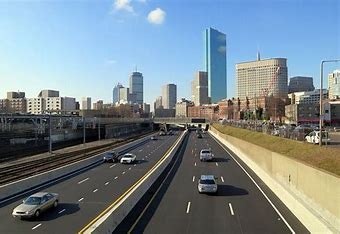
#> input picture computer_vision/assignment1/road_images/OIP.jpg, 340 x 234 px; its folder holds only this picture in this run
$ jupyter execute notebook.ipynb
#> lines starting #> are read from the running program, lines starting #| are printed output that depends on the picture; after the words box and inside, x2 and y2 are one past the last pixel; in counts of white or black regions, pixels touching at a corner belong together
[cell 1]
import cv2
import numpy as np
import matplotlib.pyplot as plt
import glob
import os
import matplotlib.gridspec as gridspec

# -------------------------------
# Static ROI Lane Detection Functions
# -------------------------------

def static_lane_detection_steps(image, median_ksize=7, canny_thresh1=50, canny_thresh2=150,
                                hough_thresh=50, min_line_length=50, max_line_gap=150):
    steps = {}
    steps['original'] = image

    # 1. Smooth the image using a median filter.
    smooth = cv2.medianBlur(image, median_ksize)
    steps['smoothed'] = smooth

    # 2. Convert to grayscale.
    gray = cv2.cvtColor(smooth, cv2.COLOR_BGR2GRAY)
    steps['grayscale'] = gray

    # 3. Detect edges using the Canny edge detector.
    edges = cv2.Canny(gray, canny_thresh1, canny_thresh2)
    steps['edges'] = edges

    # 4. Define a static (fixed) trapezoidal ROI.
    height, width = edges.shape
    roi_vertices = np.array([[
        (int(0.1 * width), height),                # Bottom left.
        (int(0.45 * width), int(0.1 * height)),      # Top left.
        (int(0.55 * width), int(0.1 * height)),      # Top right.
        (int(0.9 * width), height)                   # Bottom right.
    ]], dtype=np.int32)
    steps['static_roi_vertices'] = roi_vertices

    # 5. Apply the ROI mask.
    roi_mask = np.zeros_like(edges)
    cv2.fillPoly(roi_mask, [roi_vertices], 255)
    roi_edges = cv2.bitwise_and(edges, roi_mask)
    steps['roi_edges_static'] = roi_edges

    # 6. Detect lane lines using Hough Transform.
    lines = cv2.HoughLinesP(roi_edges, rho=1, theta=np.pi/180, threshold=hough_thresh,
                            minLineLength=min_line_length, maxLineGap=max_line_gap)
    lane_img = image.copy()
    if lines is not None:
        for line in lines:
            x1, y1, x2, y2 = line[0]
            cv2.line(lane_img, (x1, y1), (x2, y2), (0, 255, 0), 3)
    steps['lane_detection_static'] = lane_img

    return steps

# -------------------------------
# Dynamic ROI Lane Detection Functions and manual hough-space accumulation
# -------------------------------

def detect_vanishing_point(edges, hough_thresh=50, min_line_length=50, max_line_gap=150):
    lines = cv2.HoughLinesP(edges, rho=1, theta=np.pi/180, threshold=hough_thresh,
                            minLineLength=min_line_length, maxLineGap=max_line_gap)
    if lines is None:
        return None

    slopes = []
    intercepts = []
    for line in lines:
        x1, y1, x2, y2 = line[0]
        if x2 - x1 == 0:  # Avoid division by zero.
            continue
        m = (y2 - y1) / (x2 - x1)
        b = y1 - m * x1
        slopes.append(m)
        intercepts.append(b)

    vp_x = []
    vp_y = []
    for i in range(len(slopes)):
        for j in range(i+1, len(slopes)):
            if slopes[i] == slopes[j]:
                continue
            x_intersect = (intercepts[j] - intercepts[i]) / (slopes[i] - slopes[j])
            y_intersect = slopes[i] * x_intersect + intercepts[i]
            vp_x.append(x_intersect)
            vp_y.append(y_intersect)

    if len(vp_x) == 0:
        return None

    vanishing_point = (int(np.mean(vp_x)), int(np.mean(vp_y)))
    return vanishing_point

def manual_hough_transform(edge_image):
    height, width = edge_image.shape
    diag_len = int(np.ceil(np.sqrt(height**2 + width**2)))
    rhos = np.arange(-diag_len, diag_len + 1, 1) #ranges for rho
    thetas = np.deg2rad(np.arange(0, 180)) #ranges for theta
    accumulator = np.zeros((len(rhos), len(thetas)), dtype=np.uint64)
    edge_points = np.argwhere(edge_image != 0) # return all possible x,y combinations

    # Vectorized voting
    for theta_idx, theta in enumerate(thetas):
        rho_vals = edge_points[:, 1] * np.cos(theta) + edge_points[:, 0] * np.sin(theta)
        rho_idxs = (rho_vals + diag_len).astype(int)
        np.add.at(accumulator, (rho_idxs, theta_idx), 1)

    plt.imshow(accumulator, cmap='hot', aspect='auto')
    plt.xlabel("Theta (radians)")
    plt.ylabel("Rho (pixels)")
    plt.title("Hough Transform Accumulator")
    plt.show()
    return accumulator, rhos, thetas

def non_maximum_suppression(accumulator, threshold=10, neighborhood_size=5):
    peaks = []
    acc_copy = accumulator.copy()

    for r_idx in range(acc_copy.shape[0]):
        for t_idx in range(acc_copy.shape[1]):
            if acc_copy[r_idx, t_idx] < threshold:
                continue

            min_r = max(r_idx - neighborhood_size, 0)
            max_r = min(r_idx + neighborhood_size + 1, acc_copy.shape[0])
            min_t = max(t_idx - neighborhood_size, 0)
            max_t = min(t_idx + neighborhood_size + 1, acc_copy.shape[1])

            if acc_copy[r_idx, t_idx] == np.max(acc_copy[min_r:max_r, min_t:max_t]):
                peaks.append((r_idx, t_idx))
                acc_copy[min_r:max_r, min_t:max_t] = 0

    return peaks

def get_hough_lines(peaks, rhos, thetas, image_shape, line_length_factor=1.0):
    height, width = image_shape[:2]
    diag_len = int(np.ceil(np.sqrt(height**2 + width**2))) * line_length_factor
    lines = []

    if not peaks:
        print("Warning: No peaks detected. Try lowering the threshold in non_maximum_suppression.")

    for (rho_idx, theta_idx) in peaks:
        rho = rhos[rho_idx]
        theta = thetas[theta_idx]

        a = np.cos(theta)
        b = np.sin(theta)
        x0 = a * rho
        y0 = b * rho

        pt1 = (int(x0 + diag_len * (-b)), int(y0 + diag_len * (a)))
        pt2 = (int(x0 - diag_len * (-b)), int(y0 - diag_len * (a)))

        lines.append((pt1[0], pt1[1], pt2[0], pt2[1]))

    return lines

def dynamic_lane_detection_steps(image, median_ksize=7, canny_thresh1=50, canny_thresh2=150,
                                  hough_thresh=50, min_line_length=50, max_line_gap=150):
    steps = {}
    steps['original'] = image

    # 1. Smooth the image.
    smooth = cv2.medianBlur(image, median_ksize)
    steps['smoothed'] = smooth

    # 2. Convert to grayscale.
    gray = cv2.cvtColor(smooth, cv2.COLOR_BGR2GRAY)
    steps['grayscale'] = gray

    # 3. Detect edges using Canny.
    edges = cv2.Canny(gray, canny_thresh1, canny_thresh2)
    steps['edges'] = edges

    # 4. Detect vanishing point.
    vp = detect_vanishing_point(edges, hough_thresh, min_line_length, max_line_gap)
    steps['vanishing_point'] = vp

    height, width = edges.shape
    if vp is None:
        x_min = int(0.1 * width)
        y_min = int(0.1 * height)
        x_max = int(0.9 * width)
        y_max = height
    else:
        vp_x, vp_y = vp
        x_min = int(0.1 * width)
        y_min = vp_y
        x_max = int(0.9 * width)
        y_max = height

    roi_vertices = np.array([[x_min, y_min], [x_max, y_min], [x_max, y_max], [x_min, y_max]], dtype=np.int32)
    steps['dynamic_roi_vertices'] = roi_vertices

    # 6. Apply the ROI mask.
    roi_mask = np.zeros_like(edges)
    cv2.fillPoly(roi_mask, [roi_vertices], 255)
    roi_edges = cv2.bitwise_and(edges, roi_mask)
    steps['roi_edges_dynamic'] = roi_edges

    # 7. Detect lane lines using manual Hough Transform.
    accumulator, rhos, thetas = manual_hough_transform(roi_edges)
    peaks = non_maximum_suppression(accumulator, threshold=50, neighborhood_size=8)
    lines = get_hough_lines(peaks, rhos, thetas, image.shape, line_length_factor=1.0)

    roi_for_clip = (x_min, y_min, x_max - x_min, y_max - y_min)

    clipped_lines = []
    for line in lines:
        pt1 = (line[0], line[1])
        pt2 = (line[2], line[3])
        retval, clipped_pt1, clipped_pt2 = cv2.clipLine(roi_for_clip, pt1, pt2)
        if retval:
            clipped_lines.append((clipped_pt1[0], clipped_pt1[1], clipped_pt2[0], clipped_pt2[1]))

    lane_img = image.copy()
    if clipped_lines:
        for line in clipped_lines:
            x1, y1, x2, y2 = line
            cv2.line(lane_img, (x1, y1), (x2, y2), (0, 255, 0), 3)
    else:
        cv2.polylines(lane_img, [roi_vertices], True, (255, 0, 0), 2)

    if vp is not None:
        cv2.circle(lane_img, vp, 10, (0, 0, 255), -1)
    steps['lane_detection_dynamic'] = lane_img

    return steps

def display_lane_intermediate_comparison(static_steps, dynamic_steps, image_title="Intermediate Comparison"):
    common_steps = ["Original", "Smoothed", "Grayscale", "Edges"]
    common_keys = ["original", "smoothed", "grayscale", "edges"]

    comp_steps = ["ROI Mask", "Final Detection"]
    static_comp_keys = ["roi_edges_static", "lane_detection_static"]
    dynamic_comp_keys = ["roi_edges_dynamic", "lane_detection_dynamic"]

    fig = plt.figure(figsize=(12, 18))
    gs = gridspec.GridSpec(6, 2)

    for i, (step_name, key) in enumerate(zip(common_steps, common_keys)):
        ax = fig.add_subplot(gs[i, :])
        img = static_steps[key]
        if len(img.shape) == 2:
            ax.imshow(img, cmap='gray')
        else:
            ax.imshow(cv2.cvtColor(img, cv2.COLOR_BGR2RGB))
        ax.set_title(step_name)
        ax.axis("off")

    for j, step_name in enumerate(comp_steps):
        ax_static = fig.add_subplot(gs[4+j, 0])
        img_static = static_steps[static_comp_keys[j]]
        if len(img_static.shape) == 2:
            ax_static.imshow(img_static, cmap='gray')
        else:
            ax_static.imshow(cv2.cvtColor(img_static, cv2.COLOR_BGR2RGB))
        ax_static.set_title(f"Static ROI - {step_name}")
        ax_static.axis("off")

        ax_dynamic = fig.add_subplot(gs[4+j, 1])
        img_dynamic = dynamic_steps[dynamic_comp_keys[j]]
        if len(img_dynamic.shape) == 2:
            ax_dynamic.imshow(img_dynamic, cmap='gray')
        else:
            ax_dynamic.imshow(cv2.cvtColor(img_dynamic, cv2.COLOR_BGR2RGB))
        ax_dynamic.set_title(f"Dynamic ROI - {step_name}")
        ax_dynamic.axis("off")

    plt.suptitle(image_title, fontsize=18)
    plt.tight_layout(rect=[0, 0, 1, 0.95])
    plt.show()

def process_lane_images_folder(folder_path):
#> called with folder_path = 'road_images'
    image_paths = glob.glob(os.path.join(folder_path, '*.*'))

    for image_path in image_paths:
        image = cv2.imread(image_path)
#> image is the input picture: shape (234, 340, 3); mean B, G, R 140.9, 134.7, 121
        if image is None:
            print(f"Error reading image: {image_path}")
            continue

        static_steps = static_lane_detection_steps(image)
#> in static_lane_detection_steps, `gray = cv2.cvtColor(smooth, cv2.COLOR_BGR2GRAY)`:
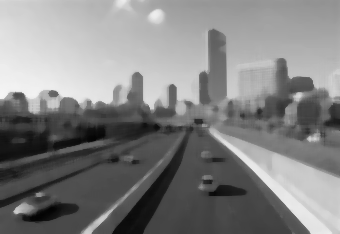
#> gray: shape (234, 340); min 3, max 245, mean 130.3
#> in static_lane_detection_steps, `edges = cv2.Canny(gray, canny_thresh1, canny_thresh2)`:
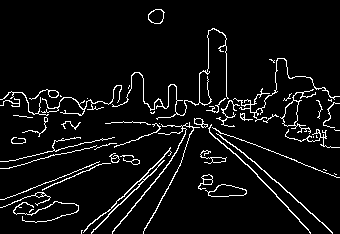
#> edges: shape (234, 340); 6% white in thin lines or dots
#> in static_lane_detection_steps, `lines = cv2.HoughLinesP(roi_edges, rho=1, theta=np.pi/180, threshold=h..`: lines = [[105, 213, 226, 96], [173, 84, 297, 217], [91, 232, 225, 98], [91, 233, 227, 97], [112, 232, 226, 91], [143, 233, 211, 106], [171, 84, 300, 222], [168, 87, 278, 183], [102, 215, 226, 95], [64, 180, 233, 108], [114, 122, 213, 128]]
#> the loop in static_lane_detection_steps, `for line in lines:` made 11 passes
#> after the loop in static_lane_detection_steps, `for line in lines:`:
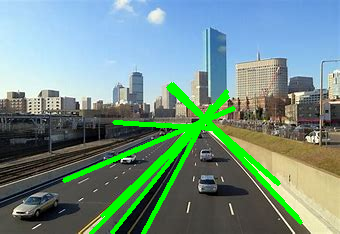
#> lane_img: shape (234, 340, 3); 6.7% of pixels changed, all inside (x1, y1, x2, y2) = (62, 82, 303, 234)
#> static_steps = 7 items
        dynamic_steps = dynamic_lane_detection_steps(image)
#> in detect_vanishing_point, `lines = cv2.HoughLinesP(edges, rho=1, theta=np.pi/180, threshold=hough..`: lines = 28 rows, first 6: [173, 84, 308, 229], [1, 207, 296, 76], [170, 85, 329, 229], [114, 87, 337, 177], [91, 232, 225, 98], [40, 158, 330, 96]
#> the loop in detect_vanishing_point, `for line in lines:` made 28 passes
#> (x1, y1, x2, y2, m, b) on passes 1 to 8: (173, 84, 308, 229, 1.07, -101.8), (1, 207, 296, 76, -0.444, 207.4), (170, 85, 329, 229, 0.906, -68.96), (114, 87, 337, 177, 0.404, 40.99), (91, 232, 225, 98, -1, 323), (40, 158, 330, 96, -0.214, 166.6), (102, 215, 226, 95, -0.968, 313.7), (3, 161, 324, 87, -0.231, 161.7)
#> after the loop in detect_vanishing_point, `for line in lines:`: intercepts = 26 values, max 500.6 at index 10, min -101.8 at index 0, mean 152.4; slopes = 26 values, max 1.07 at index 0, min -1.87 at index 10, mean -0.174
#> the loop in detect_vanishing_point, `for i in range(len(slopes)):` made 26 passes
#> after the loop in detect_vanishing_point, `for i in range(len(slopes)):`: vp_x = 323 values, max 8281.4 at index 307, min -1456.5 at index 37, mean 223.3; vp_y = 323 values, max 854.2 at index 37, min -472.3 at index 307, mean 123.7
#> in detect_vanishing_point, `vanishing_point = (int(np.mean(vp_x)), int(np.mean(vp_y)))`: vanishing_point = (223, 123)
#> in dynamic_lane_detection_steps, `vp_x, vp_y = vp`: vp_x = 223; vp_y = 123
#> in dynamic_lane_detection_steps, `roi_vertices = np.array([[x_min, y_min], [x_max, y_min], [x_max, y_max..`: roi_vertices = [[34, 123], [306, 123], [306, 234], [34, 234]]
#> in dynamic_lane_detection_steps, `cv2.fillPoly(roi_mask, [roi_vertices], 255)`:
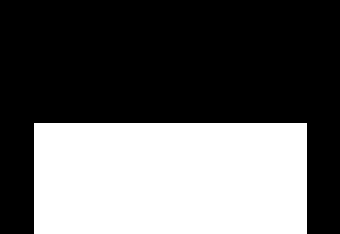
#> roi_mask: shape (234, 340); 38.1% white; 1 white region, box (x1, y1, x2, y2) and area: (34, 123, 307, 234) 30303
#> in dynamic_lane_detection_steps, `roi_edges = cv2.bitwise_and(edges, roi_mask)`:
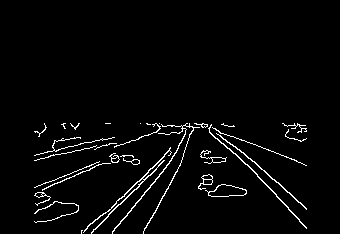
#> roi_edges: shape (234, 340); 3% white in thin lines or dots, all inside (x1, y1, x2, y2) = (34, 123, 307, 234)
#> in manual_hough_transform, `edge_points = np.argwhere(edge_image != 0)`: edge_points = 2355 pairs, first value 123 to 233, second value 34 to 306
#> after the loop in manual_hough_transform, `for theta_idx, theta in enumerate(thetas):`:
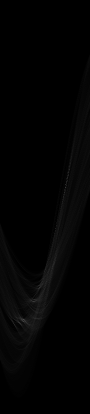
#> accumulator: shape (827, 180) uint64 (shown at 1/2 size); min 0, max 101, mean 2.8
#> in dynamic_lane_detection_steps, `accumulator, rhos, thetas = manual_hough_transform(roi_edges)`: rhos = 827 values from -413 to 413; thetas = 180 values from 0 to 3.12
#> after the loop in non_maximum_suppression, `for r_idx in range(acc_copy.shape[0]):`:
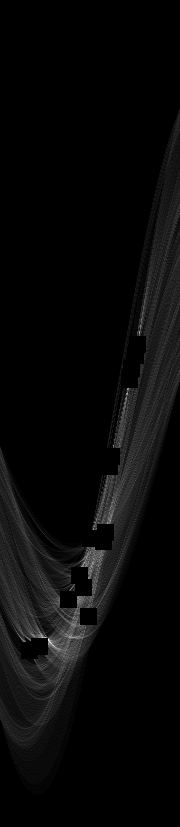
#> acc_copy: shape (827, 180) uint64; 2.27% of pixels changed, all inside (x1, y1, x2, y2) = (21, 336, 146, 659); drawn with min black and max white
#> in dynamic_lane_detection_steps, `peaks = non_maximum_suppression(accumulator, threshold=50, neighborhoo..`: peaks = [(344, 137), (355, 135), (368, 131), (379, 129), (456, 111), (466, 109), (532, 105), (538, 90), (541, 103), (575, 79), (587, 83), (599, 68), (616, 88), (646, 39), (650, 29)]
#> in get_hough_lines, `diag_len = int(np.ceil(np.sqrt(height**2 + width**2))) * line_length_f..`: diag_len = 413
#> the loop in get_hough_lines, `for (rho_idx, theta_idx) in peaks:` made 15 passes
#> (rho_idx, theta_idx, rho, theta, a, b, x0, y0) on passes 1 to 8: (344, 137, -69, 2.39, -0.731, 0.682, 50.46, -47.06), (355, 135, -58, 2.36, -0.707, 0.707, 41.01, -41.01), (368, 131, -45, 2.29, -0.656, 0.755, 29.52, -33.96), (379, 129, -34, 2.25, -0.629, 0.777, 21.4, -26.42), (456, 111, 43, 1.94, -0.358, 0.934, -15.41, 40.14), (466, 109, 53, 1.9, -0.326, 0.946, -17.26, 50.11), (532, 105, 119, 1.83, -0.259, 0.966, -30.8, 114.9), (538, 90, 125, 1.57, 6.12e-17, 1, 7.65e-15, 125)
#> after the loop in get_hough_lines, `for (rho_idx, theta_idx) in peaks:`: lines = 15 items, first 6: (-231, -349, 332, 254), (-251, -333, 333, 251), (-282, -304, 341, 236), (-299, -286, 342, 233), (-400, -107, 370, 188), (-407, -84, 373, 184)
#> in dynamic_lane_detection_steps, `roi_for_clip = (x_min, y_min, x_max - x_min, y_max - y_min)`: roi_for_clip = (34, 123, 272, 111)
#> the loop in dynamic_lane_detection_steps, `for line in lines:` made 15 passes
#> (pt1, pt2, clipped_pt1, clipped_pt2) on passes 1 to 8: ((-231, -349), (332, 254), (209, 123), (305, 225)), ((-251, -333), (333, 251), (205, 123), (305, 223)), ((-282, -304), (341, 236), (210, 123), (305, 205)), ((-299, -286), (342, 233), (206, 123), (305, 204)), ((-400, -107), (370, 188), (200, 123), (305, 164)), ((-407, -84), (373, 184), (195, 123), (305, 161)), ((-429, 8), (368, 221), (34, 131), (305, 205)), ((-413, 125), (413, 124), (34, 125), (305, 124))
#> after the loop in dynamic_lane_detection_steps, `for line in lines:`: clipped_lines = 15 items, first 6: (209, 123, 305, 225), (205, 123, 305, 223), (210, 123, 305, 205), (206, 123, 305, 204), (200, 123, 305, 164), (195, 123, 305, 161)
#> the loop in dynamic_lane_detection_steps, `for line in clipped_lines:` made 15 passes
#> after the loop in dynamic_lane_detection_steps, `for line in clipped_lines:`:
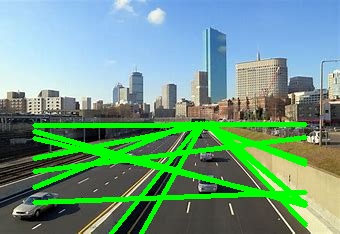
#> lane_img: shape (234, 340, 3); 12.38% of pixels changed, all inside (x1, y1, x2, y2) = (32, 121, 308, 234)
#> in dynamic_lane_detection_steps, `cv2.circle(lane_img, vp, 10, (0, 0, 255), -1)`:
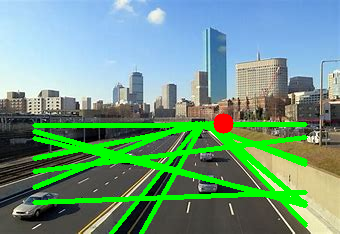
#> lane_img: shape (234, 340, 3); 0.4% of pixels changed, all inside (x1, y1, x2, y2) = (213, 113, 234, 134)
#> dynamic_steps = 8 items
        title = os.path.basename(image_path)

        display_lane_intermediate_comparison(static_steps, dynamic_steps, image_title=title)
#> in display_lane_intermediate_comparison, `plt.show()`:
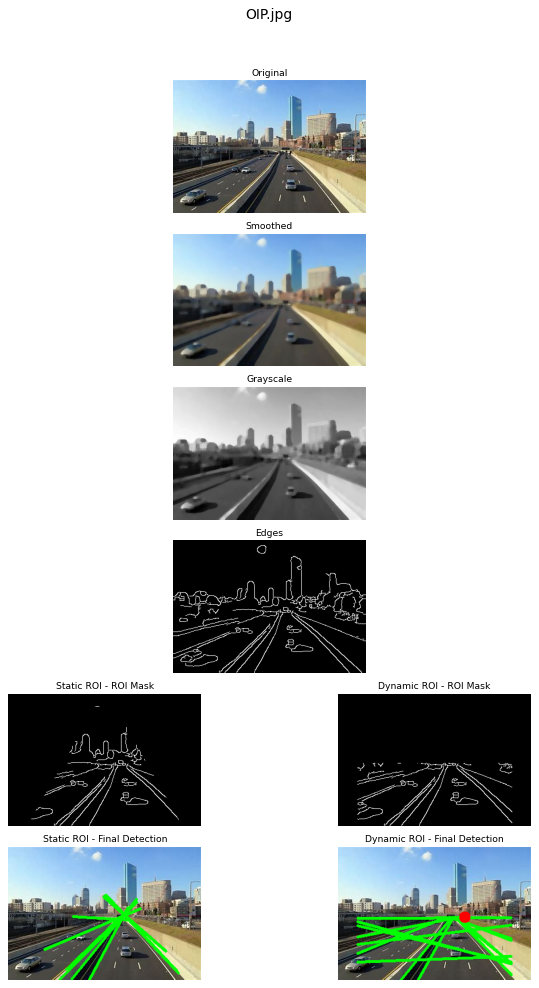
#> figure drawn by matplotlib, 8 panels

if __name__ == '__main__':
    folder = 'road_images'  # Folder containing your set of road images.
    process_lane_images_folder(folder)
